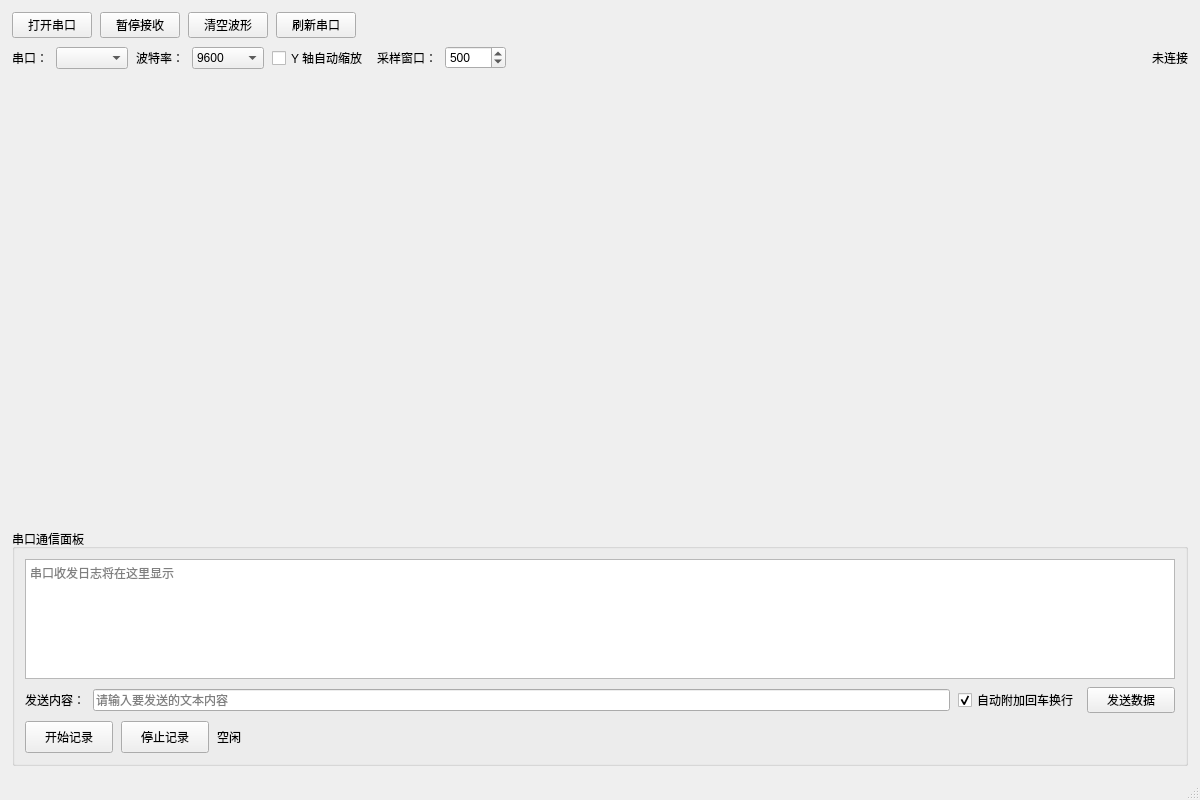
<?xml version="1.0" encoding="UTF-8"?>
<ui version="4.0">
 <class>MainWindow</class>
 <widget class="QMainWindow" name="MainWindow">
  <property name="geometry">
   <rect>
    <x>0</x>
    <y>0</y>
    <width>1200</width>
    <height>800</height>
   </rect>
  </property>
  <property name="maximumSize">
   <size>
    <width>16777215</width>
    <height>16777215</height>
   </size>
  </property>
  <property name="windowTitle">
   <string>串口波形监视器</string>
  </property>
  <widget class="QWidget" name="centralwidget">
   <layout class="QVBoxLayout" name="verticalLayout_main">
    <property name="spacing">
     <number>8</number>
    </property>
    <property name="leftMargin">
     <number>12</number>
    </property>
    <property name="topMargin">
     <number>12</number>
    </property>
    <property name="rightMargin">
     <number>12</number>
    </property>
    <property name="bottomMargin">
     <number>12</number>
    </property>
    <item>
     <layout class="QHBoxLayout" name="horizontalLayout_header">
      <property name="spacing">
       <number>8</number>
      </property>
      <item>
       <widget class="QPushButton" name="pushButton_openClose">
        <property name="text">
         <string>打开串口</string>
        </property>
       </widget>
      </item>
      <item>
       <widget class="QPushButton" name="pushButton_pause">
        <property name="text">
         <string>暂停接收</string>
        </property>
       </widget>
      </item>
      <item>
       <widget class="QPushButton" name="pushButton_clear">
        <property name="text">
         <string>清空波形</string>
        </property>
       </widget>
      </item>
      <item>
       <widget class="QPushButton" name="pushButton_refreshPorts">
        <property name="text">
         <string>刷新串口</string>
        </property>
       </widget>
      </item>
      <item>
       <spacer name="horizontalSpacer_header">
        <property name="orientation">
         <enum>Qt::Horizontal</enum>
        </property>
        <property name="sizeHint" stdset="0">
         <size>
          <width>40</width>
          <height>20</height>
         </size>
        </property>
       </spacer>
      </item>
     </layout>
    </item>
    <item>
     <layout class="QHBoxLayout" name="horizontalLayout_settings">
      <property name="spacing">
       <number>8</number>
      </property>
      <item>
       <widget class="QLabel" name="label_port">
        <property name="text">
         <string>串口：</string>
        </property>
       </widget>
      </item>
      <item>
       <widget class="QComboBox" name="comboBox_port">
        <property name="maximumSize">
         <size>
          <width>150</width>
          <height>16777215</height>
         </size>
        </property>
       </widget>
      </item>
      <item>
       <widget class="QLabel" name="label_baudRate">
        <property name="text">
         <string>波特率：</string>
        </property>
       </widget>
      </item>
      <item>
       <widget class="QComboBox" name="comboBox_baud">
        <property name="maximumSize">
         <size>
          <width>120</width>
          <height>16777215</height>
         </size>
        </property>
        <item>
         <property name="text">
          <string>9600</string>
         </property>
        </item>
        <item>
         <property name="text">
          <string>115200</string>
         </property>
        </item>
        <item>
         <property name="text">
          <string>230400</string>
         </property>
        </item>
        <item>
         <property name="text">
          <string>460800</string>
         </property>
        </item>
        <item>
         <property name="text">
          <string>921600</string>
         </property>
        </item>
       </widget>
      </item>
      <item>
       <widget class="QCheckBox" name="checkBox_autoScaleY">
        <property name="text">
         <string>Y 轴自动缩放</string>
        </property>
       </widget>
      </item>
      <item>
       <widget class="QLabel" name="label_sampleWindow">
        <property name="text">
         <string>采样窗口：</string>
        </property>
       </widget>
      </item>
      <item>
       <widget class="QSpinBox" name="spinBox_sampleWindow">
        <property name="maximumSize">
         <size>
          <width>100</width>
          <height>16777215</height>
         </size>
        </property>
        <property name="minimum">
         <number>100</number>
        </property>
        <property name="maximum">
         <number>10000</number>
        </property>
        <property name="singleStep">
         <number>100</number>
        </property>
        <property name="value">
         <number>500</number>
        </property>
       </widget>
      </item>
      <item>
       <spacer name="horizontalSpacer_settings">
        <property name="orientation">
         <enum>Qt::Horizontal</enum>
        </property>
        <property name="sizeHint" stdset="0">
         <size>
          <width>40</width>
          <height>20</height>
         </size>
        </property>
       </spacer>
      </item>
      <item>
       <widget class="QLabel" name="label_runtimeState">
        <property name="text">
         <string>未连接</string>
        </property>
        <property name="alignment">
         <set>Qt::AlignRight|Qt::AlignTrailing|Qt::AlignVCenter</set>
        </property>
       </widget>
      </item>
     </layout>
    </item>
    <item>
     <widget class="QWidget" name="widget_plotArea" native="true">
      <property name="sizePolicy">
       <sizepolicy hsizetype="Expanding" vsizetype="Expanding">
        <horstretch>0</horstretch>
        <verstretch>3</verstretch>
       </sizepolicy>
      </property>
      <property name="minimumSize">
       <size>
        <width>0</width>
        <height>430</height>
       </size>
      </property>
     </widget>
    </item>
    <item>
     <widget class="QGroupBox" name="groupBox_serialConsole">
      <property name="enabled">
       <bool>true</bool>
      </property>
      <property name="maximumSize">
       <size>
        <width>16777215</width>
        <height>330</height>
       </size>
      </property>
      <property name="mouseTracking">
       <bool>false</bool>
      </property>
      <property name="tabletTracking">
       <bool>false</bool>
      </property>
      <property name="acceptDrops">
       <bool>false</bool>
      </property>
      <property name="autoFillBackground">
       <bool>false</bool>
      </property>
      <property name="title">
       <string>串口通信面板</string>
      </property>
      <property name="flat">
       <bool>false</bool>
      </property>
      <property name="checkable">
       <bool>false</bool>
      </property>
      <layout class="QVBoxLayout" name="verticalLayout_serialConsole">
       <property name="spacing">
        <number>8</number>
       </property>
       <property name="leftMargin">
        <number>10</number>
       </property>
       <property name="topMargin">
        <number>10</number>
       </property>
       <property name="rightMargin">
        <number>10</number>
       </property>
       <property name="bottomMargin">
        <number>10</number>
       </property>
       <item>
        <widget class="QPlainTextEdit" name="plainTextEdit_serialLog">
         <property name="minimumSize">
          <size>
           <width>0</width>
           <height>90</height>
          </size>
         </property>
         <property name="maximumSize">
          <size>
           <width>16777215</width>
           <height>120</height>
          </size>
         </property>
         <property name="readOnly">
          <bool>true</bool>
         </property>
         <property name="placeholderText">
          <string>串口收发日志将在这里显示</string>
         </property>
        </widget>
       </item>
       <item>
        <layout class="QHBoxLayout" name="horizontalLayout_sendBar">
         <property name="spacing">
          <number>8</number>
         </property>
         <item>
          <widget class="QLabel" name="label_sendText">
           <property name="text">
            <string>发送内容：</string>
           </property>
          </widget>
         </item>
         <item>
          <widget class="QLineEdit" name="lineEdit_sendText">
           <property name="placeholderText">
            <string>请输入要发送的文本内容</string>
           </property>
          </widget>
         </item>
         <item>
          <widget class="QCheckBox" name="checkBox_appendCrLf">
           <property name="text">
            <string>自动附加回车换行</string>
           </property>
           <property name="checked">
            <bool>true</bool>
           </property>
          </widget>
         </item>
         <item>
          <widget class="QPushButton" name="pushButton_send">
           <property name="minimumSize">
            <size>
             <width>88</width>
             <height>0</height>
            </size>
           </property>
           <property name="text">
            <string>发送数据</string>
           </property>
          </widget>
         </item>
        </layout>
       </item>
       <item>
        <layout class="QHBoxLayout" name="horizontalLayout_recordBar">
         <property name="spacing">
          <number>8</number>
         </property>
         <item>
          <widget class="QPushButton" name="pushButton_startRecord">
           <property name="minimumSize">
            <size>
             <width>88</width>
             <height>32</height>
            </size>
           </property>
           <property name="text">
            <string>开始记录</string>
           </property>
          </widget>
         </item>
         <item>
          <widget class="QPushButton" name="pushButton_stopRecord">
           <property name="minimumSize">
            <size>
             <width>88</width>
             <height>32</height>
            </size>
           </property>
           <property name="text">
            <string>停止记录</string>
           </property>
          </widget>
         </item>
         <item>
          <widget class="QLabel" name="label_recordStatus">
           <property name="minimumSize">
            <size>
             <width>60</width>
             <height>28</height>
            </size>
           </property>
           <property name="text">
            <string>空闲</string>
           </property>
          </widget>
         </item>
         <item>
          <spacer name="horizontalSpacer_recordBar">
           <property name="orientation">
            <enum>Qt::Horizontal</enum>
           </property>
           <property name="sizeHint" stdset="0">
            <size>
             <width>40</width>
             <height>20</height>
            </size>
           </property>
          </spacer>
         </item>
        </layout>
       </item>
      </layout>
     </widget>
    </item>
   </layout>
  </widget>
  <widget class="QStatusBar" name="statusbar"/>
 </widget>
 <resources/>
 <connections/>
</ui>
